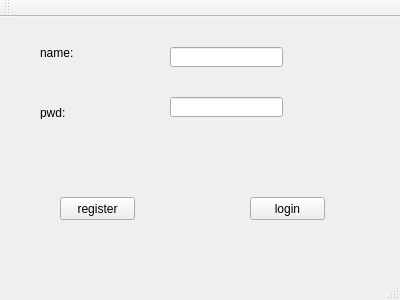
<?xml version="1.0" encoding="UTF-8"?>
<ui version="4.0">
 <class>MainWindow</class>
 <widget class="QMainWindow" name="MainWindow">
  <property name="geometry">
   <rect>
    <x>0</x>
    <y>0</y>
    <width>400</width>
    <height>300</height>
   </rect>
  </property>
  <property name="windowTitle">
   <string>MainWindow</string>
  </property>
  <widget class="QWidget" name="centralWidget">
   <widget class="QLineEdit" name="linename">
    <property name="geometry">
     <rect>
      <x>170</x>
      <y>30</y>
      <width>113</width>
      <height>20</height>
     </rect>
    </property>
   </widget>
   <widget class="QLineEdit" name="linepwd">
    <property name="geometry">
     <rect>
      <x>170</x>
      <y>80</y>
      <width>113</width>
      <height>20</height>
     </rect>
    </property>
   </widget>
   <widget class="QLabel" name="label">
    <property name="geometry">
     <rect>
      <x>40</x>
      <y>30</y>
      <width>54</width>
      <height>12</height>
     </rect>
    </property>
    <property name="text">
     <string>name:</string>
    </property>
   </widget>
   <widget class="QLabel" name="label_2">
    <property name="geometry">
     <rect>
      <x>40</x>
      <y>90</y>
      <width>54</width>
      <height>12</height>
     </rect>
    </property>
    <property name="text">
     <string>pwd:</string>
    </property>
   </widget>
   <widget class="QPushButton" name="pushreg">
    <property name="geometry">
     <rect>
      <x>60</x>
      <y>180</y>
      <width>75</width>
      <height>23</height>
     </rect>
    </property>
    <property name="text">
     <string>register</string>
    </property>
   </widget>
   <widget class="QPushButton" name="pushlogin">
    <property name="geometry">
     <rect>
      <x>250</x>
      <y>180</y>
      <width>75</width>
      <height>23</height>
     </rect>
    </property>
    <property name="text">
     <string>login</string>
    </property>
   </widget>
  </widget>
  <widget class="QMenuBar" name="menuBar">
   <property name="geometry">
    <rect>
     <x>0</x>
     <y>0</y>
     <width>400</width>
     <height>23</height>
    </rect>
   </property>
  </widget>
  <widget class="QToolBar" name="mainToolBar">
   <attribute name="toolBarArea">
    <enum>TopToolBarArea</enum>
   </attribute>
   <attribute name="toolBarBreak">
    <bool>false</bool>
   </attribute>
  </widget>
  <widget class="QStatusBar" name="statusBar"/>
 </widget>
 <layoutdefault spacing="6" margin="11"/>
 <resources/>
 <connections/>
</ui>
